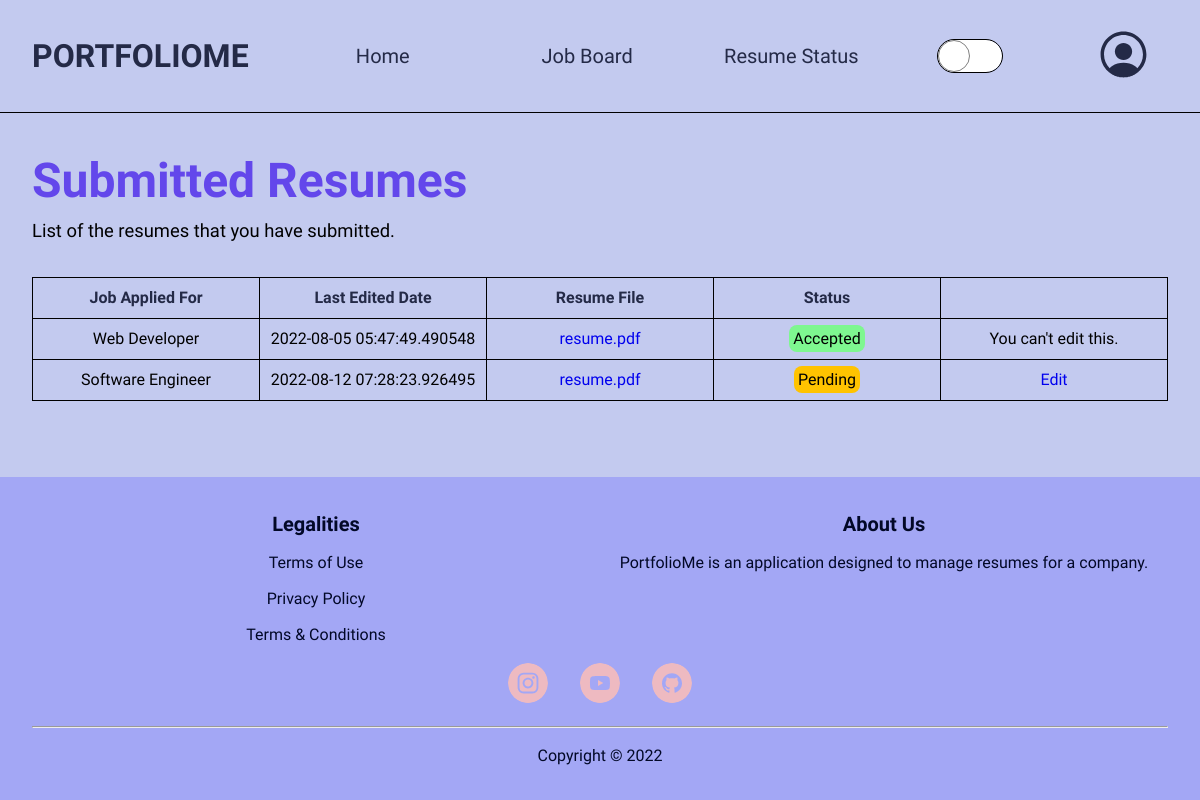
Page /resume_status (signed in) on the earlier database version.
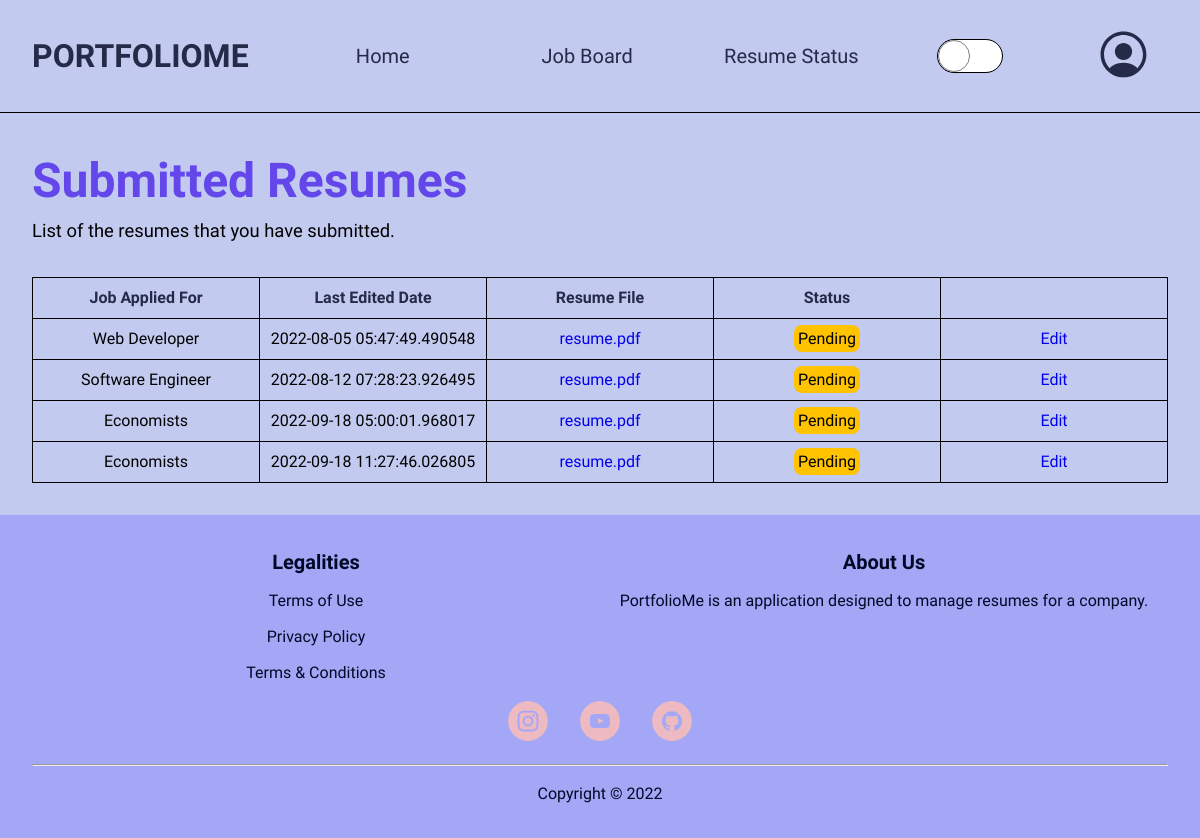
Same page on the later database version.
### PortfolioMe/models.py (models this page shows, shortened)
class JobBoard(db.Model):
    __tablename__ = 'jobboard'
    id = db.Column(db.Integer, primary_key=True)
    name = db.Column(db.String(50), nullable=False)
    highlights = db.Column(db.String(200), nullable=False)
    description = db.Column(db.Text, nullable=False)
    department = db.Column(db.String(50), nullable=False)
    min_salary = db.Column(db.Float, nullable=False)
    max_salary = db.Column(db.Float, nullable=False)
    position_level = db.Column(db.String(20), nullable=False)
    years_of_experience = db.Column(db.String(10), nullable=False)
    job_type = db.Column(db.String(10), nullable=False)
    specializations = db.Column(db.String(50), nullable=False)
    job_image = db.Column(db.String(50), nullable=False)
    resumes_submitted_list = db.relationship(
        'Resume', backref='associated_job_board', lazy=True)

class Resume(db.Model):
    __tablename__ = 'resume'
    id = db.Column(db.Integer, primary_key=True)
    applicant_details = db.Column(db.Text, unique=False, nullable=False)
    date_edited = db.Column(db.DateTime, unique=False, nullable=False,
                            default=datetime.utcnow)
    is_bookmarked = db.Column(db.Boolean, unique=False,
                              nullable=False, default=False)
    is_hired = db.Column(db.Boolean, unique=False,
                         nullable=False, default=False)
    status = db.Column(db.String(20), unique=False,
                       nullable=False, default="Pending")
    image = db.Column(db.String(50), unique=False, nullable=False)
    additional_documents = db.Column(db.Text, unique=False, default="")
    applicant_id = db.Column(db.Integer, db.ForeignKey(
        'applicant.id'), nullable=False)
    job_id = db.Column(db.Integer, db.ForeignKey(
        'jobboard.id'), nullable=False)
    resume_details_ref = db.relationship(
        'Resume_Details', backref='associated_resume', uselist=False)

### PortfolioMe/client/routes.py (the view)
@client.route("/resume_status")
@login_required
def resume_status():
    resumes = Resume.query.filter_by(applicant_id=current_user.id).all()
    jobs = JobBoard.query.filter(JobBoard.resumes_submitted_list.any(
        applicant_id=current_user.id)).all()
    return render_template("client/resume_status.html", resumes=resumes, jobs=jobs)

### PortfolioMe/models.py (called while the page is built)
@login_manager.user_loader
def load_user(user_id):
    applicant = Applicant.query.get(int(user_id))
    if applicant.status != "Active":
        return None and logout_user
    return applicant

### PortfolioMe/templates/client/resume_status.html (shortened to what this page needs)
{% extends "layout/base.html" %}  {% block css %}
<link
    rel="stylesheet"
    href="{{ url_for('static', filename='css/client/resume_status.css') }}"
/>{% endblock %} {% block content %}
<main class="resume-list-container">
    <div class="resume-list-header">
        <h1>Submitted Resumes</h1>
        <p>List of the resumes that you have submitted.</p>
    </div>
    <div class="table-container">
        <table>
            <thead>
                <tr>
                    <th>Job Applied For</th>
                    <th>Last Edited Date</th>
                    <th>Resume File</th>
                    <th>Status</th>
                    <th></th>
                </tr>
            </thead>
            {% if resume is not none %} {% for resume in resumes %}
            <tbody>
                <tr>
                    <td>
                        {% for job in jobs %} {% if job.id == resume.job_id %}
                        {{ job.name }} {% endif %} {% endfor %}
                    </td>
                    <td>{{ resume.date_edited }}</td>
                    <td>
                        <a
                            href="{{ url_for('static', filename='resumes/' + resume.image) }}"
                            target="_blank"
                            >resume.pdf</a
                        >
                    </td>
                    <td>
                        {% if resume.status == "Accepted" %}
                        <span style="background-color: hsl(var(--green))"
                            >Accepted</span
                        >
                        {% elif resume.status == "Rejected" %}
                        <span style="background-color: hsl(var(--red))"
                            >Rejected</span
                        >
                        {% elif resume.status == "Pending" %}
                        <span style="background-color: hsl(var(--yellow))"
                            >Pending</span
                        >
                        {% elif resume.status == "Keep In View" %}
                        <span style="background-color: hsl(var(--accent-blue))"
                            >Keep In View</span
                        >
                        {% endif %}
                    </td>
                    <td>
                        {% if resume.status == "Pending" %}
                        <a
                            class="edit-resume-details-btn"
                            target="_blank"
                            href="{{ url_for('client.upload_resume_details', job_id=resume.job_id, resume_details_id=resume.resume_details_ref.id) }}"
                            >Edit</a
                        >
                        {% else %} You can't edit this. {% endif %}
                    </td>
                </tr>
            </tbody>
            {% endfor %} {% endif %}
        </table>
    </div>
</main>
{% endblock %}

### PortfolioMe/templates/layout/base.html (shortened to what this page needs)
<!DOCTYPE html>
<html lang="en">
    <head>
        <link
            rel="stylesheet"
            href="{{ url_for('static', filename='css/layout/base.css') }}"
        />
        <link
            rel="stylesheet"
            href="{{ url_for('static', filename='css/layout/reset.css') }}"
        />
        {% block css %} {% endblock %}
    </head>
    <body>
        <header>
            <div class="logo">
                <a href="{{ url_for('main.home') }}">PortfolioMe</a>
            </div>
            <nav class="navigation-bar">
                <ul>
                    {% if current_user.is_authenticated %}
                    <li>
                        <a href="{{ url_for('main.home') }}">Home</a>
                    </li>
                    <li>
                        <a href="{{ url_for('client.job_board') }}"
                            >Job Board</a
                        >
                    </li>
                    <li>
                        <a href="{{ url_for('client.resume_status') }}"
                            >Resume Status</a
                        >
                    </li>
                    {% endif %}
                </ul>
            </nav>
            <div class="toggle-dark-light-mode">
            </div>
            {% if current_user.is_authenticated %}
            <div class="profile-container">
                <button id="profile">
                </button>
            </div>
            {% else %}
            <div class="authentication-box">
                <a href="{{ url_for('auth.login') }}" class="login-btn"
                    >Login</a
                >
            </div>
            {% endif %}
        </header>
        {% block content %} {% endblock %}
        <footer>
            <div class="legalities">
                <h4>Legalities</h4>
                <a href="#">Terms of Use</a>
                <a href="#">Privacy Policy</a>
                <a href="#">Terms &amp; Conditions</a>
            </div>
            <div class="about-us">
                <h4>About Us</h4>
                <p>
                    PortfolioMe is an application designed to manage resumes for
                    a company.
                </p>
            </div>
            <div class="icons">
                <a href="#"
                    >
                </a>
                <a href="#"
                    >
                </a>
                <a href="#"
                    >
                </a>
            </div>
            <hr />
            <div class="copyright">Copyright &copy; 2022</div>
        </footer>
    </body>
</html>

### PortfolioMe/static/css/layout/base.css (style rules this page uses)
body { display: grid; grid-template-rows: auto 1fr auto; }
header { background-color: hsl(var(--light-blue)); display: grid; grid-template-columns: 1fr 4fr 1fr 1fr; border-bottom: 1px solid black; }
.logo { padding: 2em; }
.logo > a { font-size: 2rem; text-transform: uppercase; color: hsl(var(--dark-blue)); font-weight: 700; }
.navigation-bar > ul { display: flex; justify-content: space-around; align-items: center; height: 100%; list-style: none; }
.navigation-bar li { position: relative; width: 100%; height: 100%; }
.navigation-bar li::after { content: ''; display: block; height: 3px; width: 0; background-color: hsl(var(--dark-blue)); position: absolute; bottom: 0; transition: width 200ms ease-in-out; }
.navigation-bar a { font-size: 1.25rem; color: hsl(var(--dark-blue)); font-weight: 500; width: 100%; height: 100%; display: flex; justify-content: center; align-items: center; }
.toggle-dark-light-mode { display: flex; justify-content: center; align-items: center; }
.toggle-dark-light-mode { user-select: none; }
:root { --width: 4rem; }
.profile-container { display: grid; place-items: center; }
.profile-container > button { border-radius: 100%; outline: none; background-color: transparent; border: none; cursor: pointer; position: relative; }
footer { display: grid; grid-template-columns: repeat(2, 1fr); grid-template-areas: 'Legalities AboutUs' 'Icons Icons' 'Lining Lining' 'Copyright Copyright'; row-gap: 1rem; background-color: hsl(237, 80%, 80%); color: hsl(var(--pure-white)); padding: 2rem; }
footer .legalities, footer .about-us { display: flex; flex-direction: column; align-items: center; row-gap: 0.75rem; }
.legalities { grid-area: Legalities; }
.about-us { grid-area: AboutUs; }
.legalities h4, .about-us h4 { font-size: 1.25rem; }
.legalities h4, .about-us h4, .legalities a, .about-us p, .copyright { color: hsl(var(--blue-shade)); }
footer .icons, footer .copyright { display: flex; justify-content: center; column-gap: 2rem; }
.icons { grid-area: Icons; }
.icons svg { border-radius: 100%; }
.copyright { grid-area: Copyright; }
footer hr { grid-area: Lining; }

### PortfolioMe/static/css/client/resume_status.css (style rules this page uses)
.resume-list-container { background-color: hsl(var(--light-blue)); padding: 2rem; }
.resume-list-header h1 { color: hsl(var(--accent-blue)); font-size: 3rem; }
.resume-list-header p { font-size: 1.15rem; }
.table-container { margin-top: 2rem; }
table { width: 100%; table-layout: fixed; }
table, th, td { border: 1px solid black; border-collapse: collapse; }
th, td { padding: 0.5rem; }
th { color: hsl(var(--dark-blue)); }
td:first-child { overflow: hidden; white-space: nowrap; text-overflow: ellipsis; }
td { text-align: center; }
td span { padding: 0.25rem; border-radius: 0.5rem; }

Differences in the rows shown:
changed Resume (number 1 of 4 on the later page): status "Accepted You can't edit this." → "Pending Edit"
added Resume: date_edited "2022-09-18 05:00:01.968017", status "Pending"
now on this page (row unchanged): JobBoard: name "Economists"
added Resume: date_edited "2022-09-18 11:27:46.026805", status "Pending"
